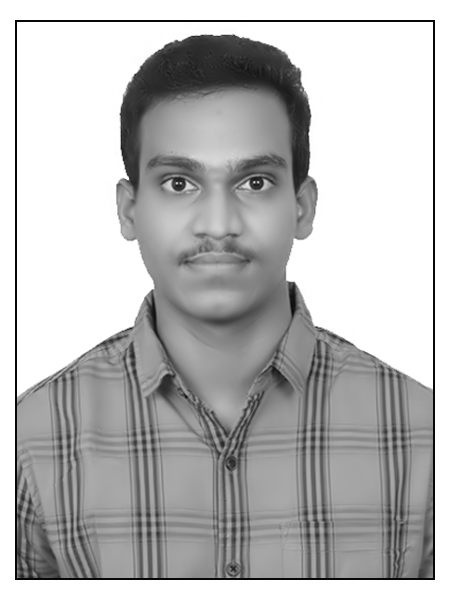
#> input picture COMPUTER_VISION/Z_COMPUTER_VISION_LINE_DIAGRAMS.jpg, 450 x 600 px
$ jupyter execute 'A1_Untitled - Copy.ipynb'   (shell and % lines are left out)
#> lines starting #> are read from the running program, lines starting #| are printed output that depends on the picture
[cell 1]
import numpy as np
import cv2

[cell 2]
## Create a Black Image
img = np.zeros((512,512,3), np.uint8)
cv2.line(img, (240,330), (511,511), (255,0,0), 5)
cv2.rectangle(img, (240,330), (511,511), (0,255,0), 5)
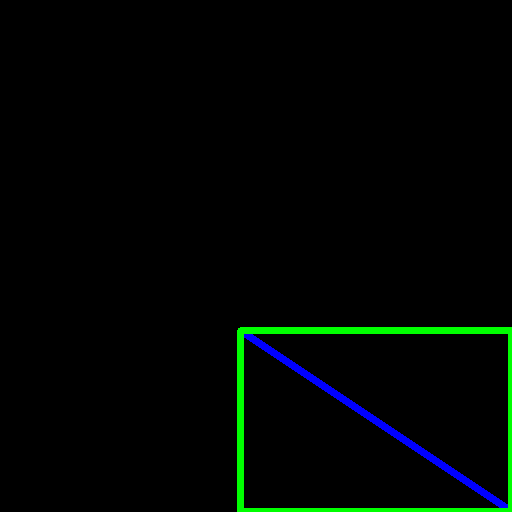
#> img: shape (512, 512, 3); mean of channels 0, 1, 2 2.2, 4.8, 0; drawn as B, G, R
cv2.circle(img, (240,330), 150, (0,0,255), 5)
pts = np.array([[213,45],[245,35],[370,40],[350,78]],np.int32)
pts = pts.reshape(-1,1,2)
cv2.polylines(img, [pts],True,(0,255,255))
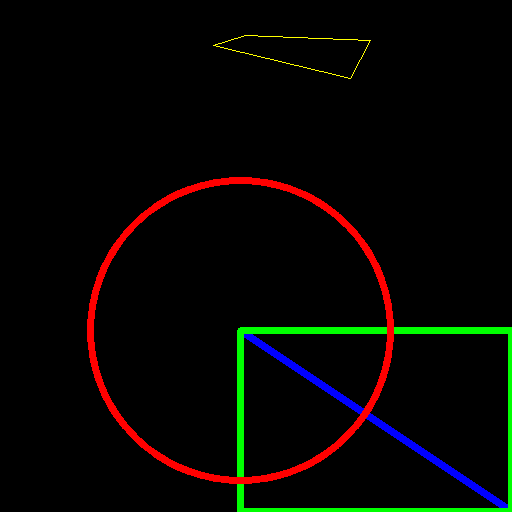
#> img: shape (512, 512, 3); mean of channels 0, 1, 2 2.1, 5, 6.7; drawn as B, G, R

cv2.imshow('sample_image', img)
cv2.waitKey(0)

1️⃣ np.zeros((512,512,3))
This creates a NumPy array filled with zeros.
512, 512 → Height and Width of the image (512 pixels × 512 pixels)
3 → Number of color channels (B, G, R in OpenCV)
So this means:
Create a 512×512 color image.

2️⃣ np.uint8
This defines the data type of each pixel.
uint8 = Unsigned 8-bit integer
Pixel values range from 0 to 255
Standard format for images

🎯 What does this line actually create?
It creates a completely black image of size 512×512.
Why black?
Because all pixel values are 0:
B = 0
G = 0
R = 0
And (0,0,0) = Black in RGB.

https://docs.opencv.org/4.x/d6/d00/tutorial_py_root.html

--> load an image and display

--> Use the function cv2. imread() to read an image.
--> The image should be in the working directory or a full path of image should be given.

--> Second argument is a flag which specifies the way image should be read.

--> CV2. IMREAD_COLOR: Loads a color image. Any transparency of image will be neglected. It is the default flag.
--> CV2.IMREAD_GRAYSCALE: Loads image in grayscale mode
--> CV2. IMREAD_UNCHANGED: Loads image as such including alpha channel
--> instead we can pass 1,0, -1 respectively

[cell 3]
import cv2
img = cv2.imread("Z_COMPUTER_VISION_LINE_DIAGRAMS.jpg", 0)
#> img is the input picture: shape (600, 450); min 0, max 255, mean 185.4
print(type(img), img.shape, img)
#> (printed output is left out)
cv2.imshow('image', img)
k = cv2.waitKey(0)
#> (key Esc is pressed here)
if k == 27:
    cv2.destroyAllWindows()
elif k == ord('s'):
    cv2.imwrite("Z_COMPUTER_VISION_LINE_DIAGRAMS.jpg", img)
    cv2.destroyAllWindows()
